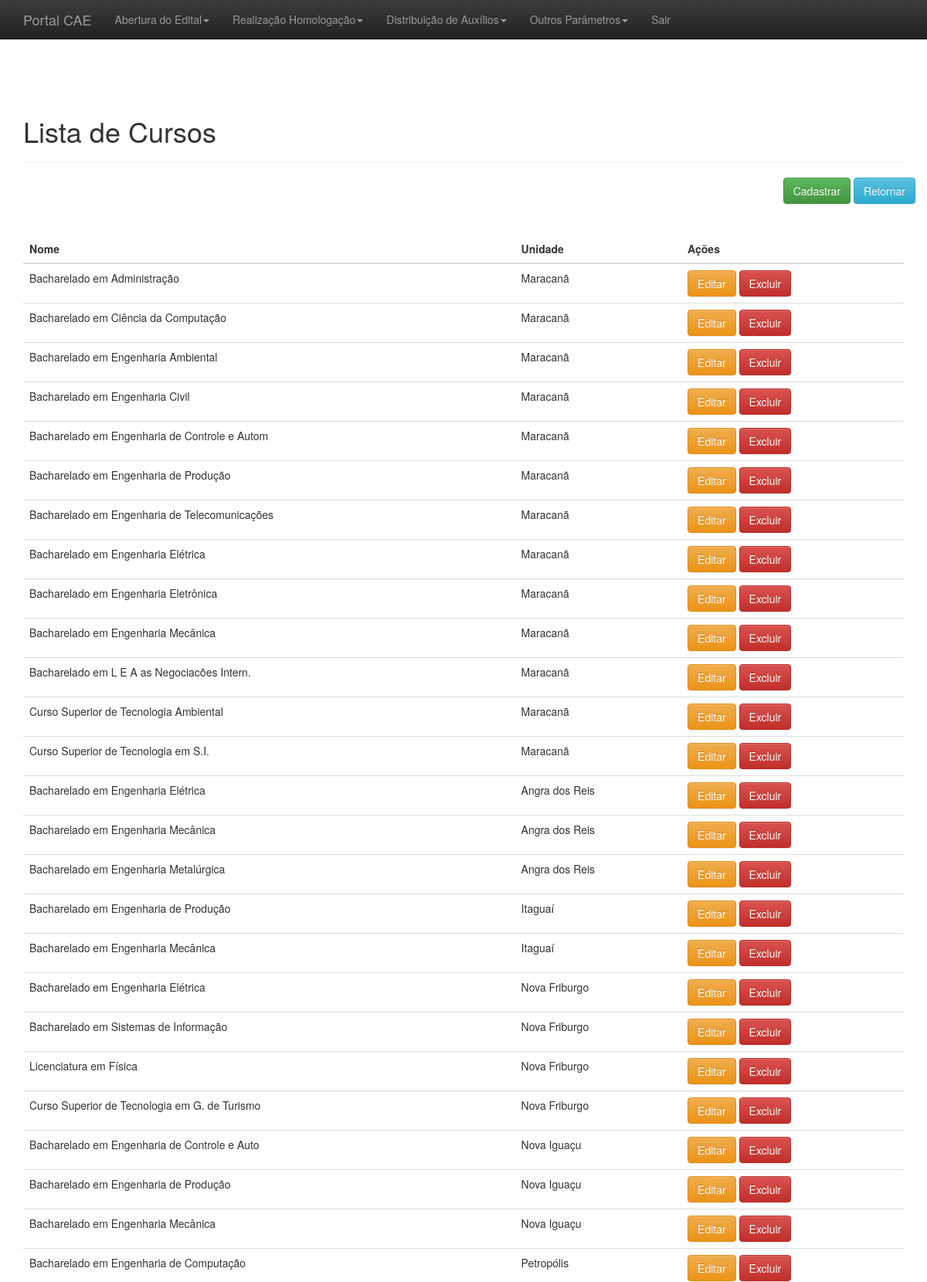
/adm/listar_curso.php (upper part), run on the app's committed database.
### tables this page shows
CREATE TABLE `curso` (
  `id` int(11) NOT NULL,
  `codigo` varchar(10) NOT NULL,
  `nome` varchar(45) NOT NULL,
  `unidade_id` int(11) NOT NULL
);

CREATE TABLE `unidade` (
  `id` int(11) NOT NULL,
  `nome` varchar(45) NOT NULL
);

### adm/listar_curso.php (the view, shortened to what this page needs)
<?php
include_once("conexao.php");
include_once("header_adm.php");
include_once("menu_admin.php");
?>
<?php
$resultado = mysqli_query($conectar,"SELECT c.id, c.nome, u.nome as 'unidade' FROM unidade u, curso c where c.unidade_id = u.id");
?>
<br>
<br>
<div class="container theme-showcase" role="main">
	<div class="page-header">
		<h1>Lista de Cursos</h1>
	</div>
	<div class="row espaco">
		<div class="pull-right">
			<a href='cad_curso.php'><button type='button' class='btn btn-success'>Cadastrar</button></a>
			<a href='administrativo.php'><button type='button' class='btn btn-info'>Retornar</button></a>
		</div>
	</div>
	<br>
	<div class="row">
		<div class="col-md-12">
			<table class="table">
				<thead>
					<tr>
						<th>Nome</th>
						<th>Unidade</th>
						<th>Ações</th>
					</tr>
				</thead>
				<tbody>
					<?php while($linhas = mysqli_fetch_array($resultado)){
						echo "<tr>";
							echo "<td>".$linhas["nome"]."</td>";
							echo "<td>".$linhas["unidade"]."</td>";?>
							<td>
								<a href="editar_curso.php?id=<?php echo $linhas['id'];?>"><button type='button' class='btn btn-warning'>Editar</button></a>
								<a href="processa/proc_apagar_curso.php?id=<?php echo $linhas['id'];?>"><button type='button' class='btn btn-danger'>Excluir</button></a>
							</td>
						<?php echo "</tr>";
					}?>
				</tbody>
			</table>
		</div>
    </div>
<?php
	include_once("footer_adm.php");
?>

### adm/css/theme.css (style rules this page uses)
body { padding-top: 70px; padding-bottom: 30px; }
.espaco { margin-bottom:20px; }

### data on the page
curso: nome "Bacharelado em Administração", unidade.nome "Maracanã"
curso: nome "Bacharelado em Ciência da Computação", unidade.nome "Maracanã"
curso: nome "Bacharelado em Engenharia Ambiental", unidade.nome "Maracanã"
curso: nome "Bacharelado em Engenharia Civil", unidade.nome "Maracanã"
curso: nome "Bacharelado em Engenharia de Controle e Autom", unidade.nome "Maracanã"
curso: nome "Bacharelado em Engenharia de Produção", unidade.nome "Maracanã"
curso: nome "Bacharelado em Engenharia de Telecomunicações", unidade.nome "Maracanã"
curso: nome "Bacharelado em Engenharia Elétrica", unidade.nome "Maracanã"
curso: nome "Bacharelado em Engenharia Eletrônica", unidade.nome "Maracanã"
curso: nome "Bacharelado em Engenharia Mecânica", unidade.nome "Maracanã"
curso: nome "Bacharelado em L E A as Negociacões Intern.", unidade.nome "Maracanã"
curso: nome "Curso Superior de Tecnologia Ambiental", unidade.nome "Maracanã"
curso: nome "Curso Superior de Tecnologia em S.I.", unidade.nome "Maracanã"
curso: nome "Bacharelado em Engenharia Elétrica", unidade.nome "Angra dos Reis"
curso: nome "Bacharelado em Engenharia Mecânica", unidade.nome "Angra dos Reis"
curso: nome "Bacharelado em Engenharia Metalúrgica", unidade.nome "Angra dos Reis"
curso: nome "Bacharelado em Engenharia de Produção", unidade.nome "Itaguaí"
curso: nome "Bacharelado em Engenharia Mecânica", unidade.nome "Itaguaí"
curso: nome "Bacharelado em Engenharia Elétrica", unidade.nome "Nova Friburgo"
curso: nome "Bacharelado em Sistemas de Informação", unidade.nome "Nova Friburgo"
curso: nome "Licenciatura em Física", unidade.nome "Nova Friburgo"
curso: nome "Curso Superior de Tecnologia em G. de Turismo", unidade.nome "Nova Friburgo"
curso: nome "Bacharelado em Engenharia de Controle e Auto", unidade.nome "Nova Iguaçu"
curso: nome "Bacharelado em Engenharia de Produção", unidade.nome "Nova Iguaçu"
curso: nome "Bacharelado em Engenharia Mecânica", unidade.nome "Nova Iguaçu"
curso: nome "Bacharelado em Engenharia de Computação", unidade.nome "Petropólis"
